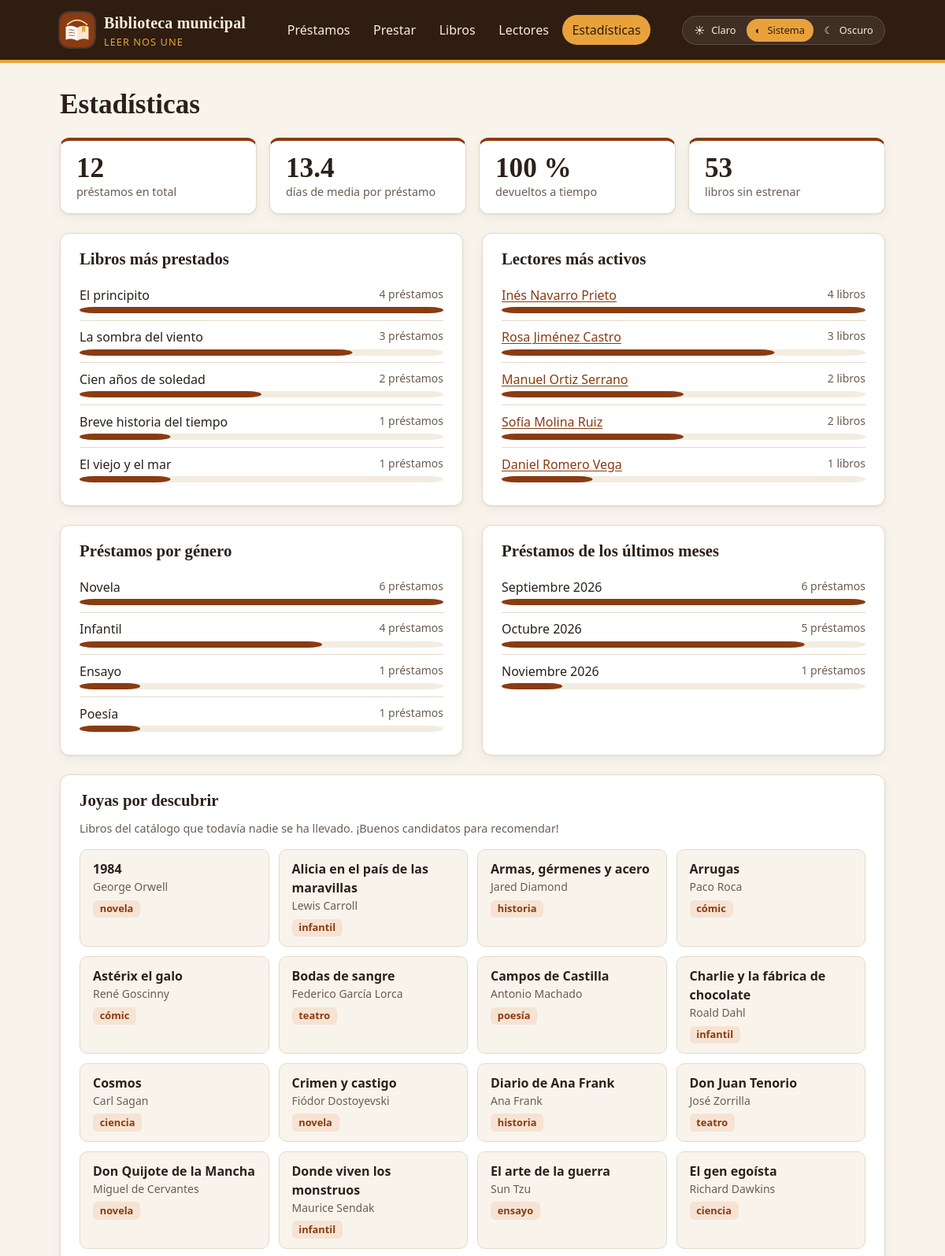
The page /estadisticas.php (upper part) on the database its author committed.
### tables this page shows
CREATE TABLE lectores (
  id INT AUTO_INCREMENT PRIMARY KEY,
  nombre VARCHAR(40) NOT NULL,
  apellidos VARCHAR(60) NOT NULL,
  dni VARCHAR(9) UNIQUE,
  telefono VARCHAR(15) NOT NULL,
  email VARCHAR(100) UNIQUE,
  fecha_alta DATE NOT NULL
);

CREATE TABLE libros (
  id INT AUTO_INCREMENT PRIMARY KEY,
  isbn VARCHAR(17) NOT NULL UNIQUE,
  titulo VARCHAR(100) NOT NULL,
  autor VARCHAR(80) NOT NULL,
  anio INT,
  genero VARCHAR(20) NOT NULL,
  activo TINYINT(1) NOT NULL DEFAULT 1
);

### funciones.php (called while the page is built, shortened)
<?php
function e(?string $texto): string
{
    return htmlspecialchars($texto ?? '', ENT_QUOTES, 'UTF-8');
}

### estadisticas.php (the view, shortened to what this page needs)
<?php
require 'conexion.php';
$general = $pdo->prepare(
    'SELECT COUNT(*) AS total,
            ROUND(AVG(CASE WHEN fecha_devolucion IS NOT NULL
                           THEN DATEDIFF(fecha_devolucion, fecha_prestamo) END), 1) AS media_dias,
            SUM(fecha_devolucion IS NOT NULL) AS devueltos,
            SUM(fecha_devolucion IS NOT NULL
                AND DATEDIFF(fecha_devolucion, fecha_prestamo) <= ?) AS a_tiempo
     FROM prestamos'
);
$general->execute([PLAZO_DIAS]);
$cifras = $general->fetch();
$puntualidad = $cifras['devueltos'] ? round(100 * $cifras['a_tiempo'] / $cifras['devueltos']) : null;
$topLibros = $pdo->query(
    'SELECT l.titulo AS nombre, l.autor AS detalle, COUNT(*) AS valor
     FROM prestamos p JOIN libros l ON l.id = p.libro_id
     GROUP BY l.id, l.titulo, l.autor
     ORDER BY valor DESC, l.titulo
     LIMIT 5'
)->fetchAll();
$topLectores = $pdo->query(
    "SELECT CONCAT(le.nombre, ' ', le.apellidos) AS nombre, le.id, COUNT(*) AS valor
     FROM prestamos p JOIN lectores le ON le.id = p.lector_id
     GROUP BY le.id, le.nombre, le.apellidos
     ORDER BY valor DESC, nombre
     LIMIT 5"
)->fetchAll();
$porGenero = $pdo->query(
    'SELECT l.genero AS nombre, COUNT(*) AS valor
     FROM prestamos p JOIN libros l ON l.id = p.libro_id
     GROUP BY l.genero
     ORDER BY valor DESC, l.genero'
)->fetchAll();
$porMes = $pdo->query(
    "SELECT DATE_FORMAT(fecha_prestamo, '%Y-%m') AS mes, COUNT(*) AS valor
     FROM prestamos
     WHERE fecha_prestamo >= DATE_FORMAT(CURDATE() - INTERVAL 5 MONTH, '%Y-%m-01')
     GROUP BY mes
     ORDER BY mes"
)->fetchAll();
$sinPrestar = $pdo->query(
    'SELECT titulo, autor, genero FROM libros
     WHERE activo = 1 AND id NOT IN (SELECT libro_id FROM prestamos)
     ORDER BY titulo'
)->fetchAll();
function ranking(array $filas, string $unidad): string
{
    $max = max(array_column($filas, 'valor'));
    $html = '<ol class="ranking">';
    foreach ($filas as $f) {
        $ancho = round(100 * $f['valor'] / $max, 1);
        $html .= '<li>'
            . '<span class="ranking__nombre">' . ($f['enlace'] ?? e($f['nombre'])) . '</span>'
            . '<span class="ranking__valor">' . $f['valor'] . ' ' . $unidad . '</span>'
            . '<svg class="ranking__barra" viewBox="0 0 100 8" preserveAspectRatio="none" aria-hidden="true">'
            . '<title>' . e($f['nombre']) . ': ' . $f['valor'] . ' ' . $unidad . '</title>'
            . '<rect width="100" height="8" rx="4" class="ranking__fondo"/>'
            . '<rect width="' . $ancho . '" height="8" rx="4" class="ranking__relleno"/>'
            . '</svg></li>';
    }
    return $html . '</ol>';
}
foreach ($topLectores as &$fila) {
    $fila['enlace'] = '<a href="lector.php?id=' . $fila['id'] . '">' . e($fila['nombre']) . '</a>';
}
require 'cabecera.php';
?>
<section class="cifras" aria-label="Resumen">
  <div class="cifra">
    <span class="cifra__valor"><?= $cifras['total'] ?></span>
    <span class="cifra__texto">préstamos en total</span>
  </div>
  <div class="cifra">
    <span class="cifra__valor"><?= $cifras['media_dias'] ?? '—' ?></span>
    <span class="cifra__texto">días de media por préstamo</span>
  </div>
  <div class="cifra">
    <span class="cifra__valor"><?= $puntualidad !== null ? $puntualidad . ' %' : '—' ?></span>
    <span class="cifra__texto">devueltos a tiempo</span>
  </div>
  <div class="cifra">
    <span class="cifra__valor"><?= count($sinPrestar) ?></span>
    <span class="cifra__texto">libros sin estrenar</span>
  </div>
</section>
<div class="paneles">
  <section class="tarjeta">
    <h2>Libros más prestados</h2>
    <?= ranking($topLibros, 'préstamos') ?>
  </section>
  <section class="tarjeta">
    <h2>Lectores más activos</h2>
    <?= ranking($topLectores, 'libros') ?>
  </section>
  <section class="tarjeta">
    <h2>Préstamos por género</h2>
    <?= ranking($porGenero, 'préstamos') ?>
  </section>
  <section class="tarjeta">
    <h2>Préstamos de los últimos meses</h2>
    <?= ranking($porMes, 'préstamos') ?>
  </section>
</div>
<section class="tarjeta">
  <h2>Joyas por descubrir</h2>
  <p class="ayuda">Libros del catálogo que todavía nadie se ha llevado. ¡Buenos candidatos para recomendar!</p>
  <?php if (!$sinPrestar): ?>
    <p class="vacio">Todos los libros se han prestado alguna vez.</p>
  <?php else: ?>
    <ul class="joyas">
      <?php foreach ($sinPrestar as $l): ?>
        <li>
          <strong><?= e($l['titulo']) ?></strong>
          <span class="secundario"><?= e($l['autor']) ?></span>
          <span class="etiqueta"><?= e($l['genero']) ?></span>
        </li>
      <?php endforeach; ?>
    </ul>
  <?php endif; ?>
</section>
<?php require 'pie.php'; ?>

### estilos.css (style rules this page uses)
:root { --fondo: #f8f4ec; --superficie: #ffffff; --superficie-2: #f3ece0; --tinta: #2b211a; --tinta-2: #6b5d52; --borde: #e4d9c8; --acento: #8a3b12; --acento-hover: #6f2e0c; --acento-suave: #f6e3d3; --dorado: #e9a23b; --cabecera: #2f1d12; --cabecera-tinta: #f8ecdc; --bien: #1f7a45; --bien-fondo: #e3f4ea; --aviso: #8a5a00; --aviso-fondo: #fdf0d2; --mal: #b42318; --mal-fondo: #fde8e6; --info: #285e8e; --info-fondo: #e4eef8; --radio: 12px; --sombra: 0 1px 2px rgb(43 33 26 / 6%), 0 4px 14px rgb(43 33 26 / 6%); --serif: Georgia, "Iowan Old Style", "Palatino Linotype", serif; --sans: system-ui, -apple-system, "Segoe UI", Roboto, sans-serif; }
:root { color-scheme: light; }
*, *::before, *::after { box-sizing: border-box; }
body { margin: 0; font-family: var(--sans); font-size: 1rem; line-height: 1.5; color: var(--tinta); background: var(--fondo); display: flex; flex-direction: column; min-height: 100vh; }
h1, h2 { font-family: var(--serif); line-height: 1.2; }
h2 { font-size: 1.3rem; margin: 2rem 0 0.75rem; }
.tarjeta h2 { margin-top: 0; }
a { color: var(--acento); text-underline-offset: 2px; }
.secundario { display: block; color: var(--tinta-2); font-size: 0.875rem; }
.tarjeta { background: var(--superficie); border: 1px solid var(--borde); border-radius: var(--radio); box-shadow: var(--sombra); padding: 1.25rem 1.5rem; margin-bottom: 1.5rem; }
.cifras { display: grid; grid-template-columns: repeat(auto-fit, minmax(150px, 1fr)); gap: 1rem; margin-bottom: 1.5rem; }
.cifra { display: flex; flex-direction: column; background: var(--superficie); border: 1px solid var(--borde); border-top: 4px solid var(--acento); border-radius: var(--radio); box-shadow: var(--sombra); padding: 1rem 1.25rem; color: inherit; text-decoration: none; }
.cifra__valor { font-family: var(--serif); font-size: 2.2rem; font-weight: bold; line-height: 1.1; font-variant-numeric: tabular-nums; }
.cifra__texto { color: var(--tinta-2); font-size: 0.9rem; }
.paneles { display: grid; grid-template-columns: repeat(2, 1fr); gap: 0 1.5rem; }
.etiqueta { display: inline-block; padding: 0.1rem 0.55rem; border-radius: 6px; background: var(--acento-suave); color: var(--acento); font-size: 0.8rem; font-weight: 600; }
.ayuda { color: var(--tinta-2); font-size: 0.9rem; margin: 0.4rem 0 0; }
.ranking { list-style: none; margin: 0; padding: 0; }
.ranking li { display: grid; grid-template-columns: 1fr auto; gap: 0.2rem 1rem; padding: 0.55rem 0; border-bottom: 1px solid var(--borde); }
.ranking li:last-child { border-bottom: 0; }
.ranking__valor { color: var(--tinta-2); font-size: 0.875rem; font-variant-numeric: tabular-nums; }
.ranking__barra { grid-column: 1 / -1; width: 100%; height: 8px; display: block; }
.joyas { list-style: none; padding: 0; margin: 1rem 0 0; display: grid; grid-template-columns: repeat(auto-fill, minmax(230px, 1fr)); gap: 0.75rem; }
.joyas li { padding: 0.75rem 1rem; border: 1px solid var(--borde); border-radius: 10px; background: var(--fondo); }
.joyas .etiqueta { margin-top: 0.4rem; }

### rows shown on the page
lectores: nombre "Inés Navarro Prieto", valor "4", unidad "libros"
lectores: nombre "Rosa Jiménez Castro", valor "3", unidad "libros"
lectores: nombre "Manuel Ortiz Serrano", valor "2", unidad "libros"
lectores: nombre "Sofía Molina Ruiz", valor "2", unidad "libros"
lectores: nombre "Daniel Romero Vega", valor "1", unidad "libros"
libros: titulo "1984", autor "George Orwell", genero "novela"
libros: titulo "Alicia en el país de las maravillas", autor "Lewis Carroll", genero "infantil"
libros: titulo "Armas, gérmenes y acero", autor "Jared Diamond", genero "historia"
libros: titulo "Arrugas", autor "Paco Roca", genero "cómic"
libros: titulo "Astérix el galo", autor "René Goscinny", genero "cómic"
libros: titulo "Bodas de sangre", autor "Federico García Lorca", genero "teatro"
libros: titulo "Campos de Castilla", autor "Antonio Machado", genero "poesía"
libros: titulo "Charlie y la fábrica de chocolate", autor "Roald Dahl", genero "infantil"
libros: titulo "Cosmos", autor "Carl Sagan", genero "ciencia"
libros: titulo "Crimen y castigo", autor "Fiódor Dostoyevski", genero "novela"
libros: titulo "Diario de Ana Frank", autor "Ana Frank", genero "historia"
libros: titulo "Don Juan Tenorio", autor "José Zorrilla", genero "teatro"
libros: titulo "Don Quijote de la Mancha", autor "Miguel de Cervantes", genero "novela"
libros: titulo "Donde viven los monstruos", autor "Maurice Sendak", genero "infantil"
libros: titulo "El arte de la guerra", autor "Sun Tzu", genero "ensayo"
libros: titulo "El gen egoísta", autor "Richard Dawkins", genero "ciencia"

### other values the page prints
$texto "Préstamos"
$texto "Prestar"
$texto "Libros"
$texto "Lectores"
$texto "Estadísticas"
$icono "☀"
$texto "Claro"
$icono "◐"
$texto "Sistema"
$icono "☾"
$texto "Oscuro"
$titulo "Estadísticas"
$cifras['total'] "12"
$cifras['media_dias'] "13.4"
$puntualidad "100"
